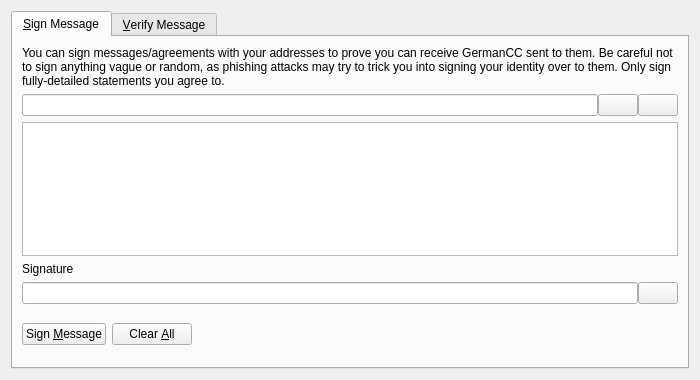
<?xml version="1.0" encoding="UTF-8"?>
<ui version="4.0">
 <class>SignVerifyMessageDialog</class>
 <widget class="QDialog" name="SignVerifyMessageDialog">
  <property name="geometry">
   <rect>
    <x>0</x>
    <y>0</y>
    <width>700</width>
    <height>380</height>
   </rect>
  </property>
  <property name="windowTitle">
   <string>Signatures - Sign / Verify a Message</string>
  </property>
  <property name="modal">
   <bool>true</bool>
  </property>
  <layout class="QVBoxLayout" name="verticalLayout">
   <item>
    <widget class="QTabWidget" name="tabWidget">
     <property name="currentIndex">
      <number>0</number>
     </property>
     <widget class="QWidget" name="tabSignMessage">
      <attribute name="title">
       <string>&amp;Sign Message</string>
      </attribute>
      <layout class="QVBoxLayout" name="verticalLayout_SM">
       <item>
        <widget class="QLabel" name="infoLabel_SM">
         <property name="text">
          <string>You can sign messages/agreements with your addresses to prove you can receive GermanCC sent to them. Be careful not to sign anything vague or random, as phishing attacks may try to trick you into signing your identity over to them. Only sign fully-detailed statements you agree to.</string>
         </property>
         <property name="textFormat">
          <enum>Qt::PlainText</enum>
         </property>
         <property name="wordWrap">
          <bool>true</bool>
         </property>
        </widget>
       </item>
       <item>
        <layout class="QHBoxLayout" name="horizontalLayout_1_SM">
         <property name="spacing">
          <number>0</number>
         </property>
         <item>
          <widget class="QValidatedLineEdit" name="addressIn_SM">
           <property name="toolTip">
            <string>The GermanCC address to sign the message with</string>
           </property>
          </widget>
         </item>
         <item>
          <widget class="QPushButton" name="addressBookButton_SM">
           <property name="toolTip">
            <string>Choose previously used address</string>
           </property>
           <property name="text">
            <string/>
           </property>
           <property name="shortcut">
            <string>Alt+A</string>
           </property>
           <property name="autoDefault">
            <bool>false</bool>
           </property>
          </widget>
         </item>
         <item>
          <widget class="QPushButton" name="pasteButton_SM">
           <property name="toolTip">
            <string>Paste address from clipboard</string>
           </property>
           <property name="text">
            <string/>
           </property>
           <property name="shortcut">
            <string>Alt+P</string>
           </property>
           <property name="autoDefault">
            <bool>false</bool>
           </property>
          </widget>
         </item>
        </layout>
       </item>
       <item>
        <widget class="QPlainTextEdit" name="messageIn_SM">
         <property name="toolTip">
          <string>Enter the message you want to sign here</string>
         </property>
        </widget>
       </item>
       <item>
        <widget class="QLabel" name="signatureLabel_SM">
         <property name="text">
          <string>Signature</string>
         </property>
         <property name="textFormat">
          <enum>Qt::PlainText</enum>
         </property>
        </widget>
       </item>
       <item>
        <layout class="QHBoxLayout" name="horizontalLayout_2_SM">
         <property name="spacing">
          <number>0</number>
         </property>
         <item>
          <widget class="QLineEdit" name="signatureOut_SM">
           <property name="font">
            <font>
             <italic>true</italic>
            </font>
           </property>
           <property name="readOnly">
            <bool>true</bool>
           </property>
          </widget>
         </item>
         <item>
          <widget class="QPushButton" name="copySignatureButton_SM">
           <property name="toolTip">
            <string>Copy the current signature to the system clipboard</string>
           </property>
           <property name="text">
            <string/>
           </property>
           <property name="autoDefault">
            <bool>false</bool>
           </property>
          </widget>
         </item>
        </layout>
       </item>
       <item>
        <layout class="QHBoxLayout" name="horizontalLayout_3_SM">
         <item>
          <widget class="QPushButton" name="signMessageButton_SM">
           <property name="toolTip">
            <string>Sign the message to prove you own this GermanCC address</string>
           </property>
           <property name="text">
            <string>Sign &amp;Message</string>
           </property>
           <property name="autoDefault">
            <bool>false</bool>
           </property>
          </widget>
         </item>
         <item>
          <widget class="QPushButton" name="clearButton_SM">
           <property name="toolTip">
            <string>Reset all sign message fields</string>
           </property>
           <property name="text">
            <string>Clear &amp;All</string>
           </property>
           <property name="autoDefault">
            <bool>false</bool>
           </property>
          </widget>
         </item>
         <item>
          <spacer name="horizontalSpacer_1_SM">
           <property name="orientation">
            <enum>Qt::Horizontal</enum>
           </property>
           <property name="sizeHint" stdset="0">
            <size>
             <width>40</width>
             <height>48</height>
            </size>
           </property>
          </spacer>
         </item>
         <item>
          <widget class="QLabel" name="statusLabel_SM">
           <property name="font">
            <font>
             <weight>75</weight>
             <bold>true</bold>
            </font>
           </property>
           <property name="text">
            <string/>
           </property>
           <property name="wordWrap">
            <bool>true</bool>
           </property>
          </widget>
         </item>
         <item>
          <spacer name="horizontalSpacer_2_SM">
           <property name="orientation">
            <enum>Qt::Horizontal</enum>
           </property>
           <property name="sizeHint" stdset="0">
            <size>
             <width>40</width>
             <height>48</height>
            </size>
           </property>
          </spacer>
         </item>
        </layout>
       </item>
      </layout>
     </widget>
     <widget class="QWidget" name="tabVerifyMessage">
      <attribute name="title">
       <string>&amp;Verify Message</string>
      </attribute>
      <layout class="QVBoxLayout" name="verticalLayout_VM">
       <item>
        <widget class="QLabel" name="infoLabel_VM">
         <property name="text">
          <string>Enter the receiver's address, message (ensure you copy line breaks, spaces, tabs, etc. exactly) and signature below to verify the message. Be careful not to read more into the signature than what is in the signed message itself, to avoid being tricked by a man-in-the-middle attack. Note that this only proves the signing party receives with the address, it cannot prove sendership of any transaction!</string>
         </property>
         <property name="textFormat">
          <enum>Qt::PlainText</enum>
         </property>
         <property name="alignment">
          <set>Qt::AlignLeading|Qt::AlignLeft|Qt::AlignTop</set>
         </property>
         <property name="wordWrap">
          <bool>true</bool>
         </property>
        </widget>
       </item>
       <item>
        <layout class="QHBoxLayout" name="horizontalLayout_1_VM">
         <property name="spacing">
          <number>0</number>
         </property>
         <item>
          <widget class="QValidatedLineEdit" name="addressIn_VM">
           <property name="toolTip">
            <string>The GermanCC address the message was signed with</string>
           </property>
          </widget>
         </item>
         <item>
          <widget class="QPushButton" name="addressBookButton_VM">
           <property name="toolTip">
            <string>Choose previously used address</string>
           </property>
           <property name="text">
            <string/>
           </property>
           <property name="shortcut">
            <string>Alt+A</string>
           </property>
           <property name="autoDefault">
            <bool>false</bool>
           </property>
          </widget>
         </item>
        </layout>
       </item>
       <item>
        <widget class="QPlainTextEdit" name="messageIn_VM"/>
       </item>
       <item>
        <widget class="QValidatedLineEdit" name="signatureIn_VM"/>
       </item>
       <item>
        <layout class="QHBoxLayout" name="horizontalLayout_2_VM">
         <item>
          <widget class="QPushButton" name="verifyMessageButton_VM">
           <property name="toolTip">
            <string>Verify the message to ensure it was signed with the specified GermanCC address</string>
           </property>
           <property name="text">
            <string>Verify &amp;Message</string>
           </property>
           <property name="autoDefault">
            <bool>false</bool>
           </property>
          </widget>
         </item>
         <item>
          <widget class="QPushButton" name="clearButton_VM">
           <property name="toolTip">
            <string>Reset all verify message fields</string>
           </property>
           <property name="text">
            <string>Clear &amp;All</string>
           </property>
           <property name="autoDefault">
            <bool>false</bool>
           </property>
          </widget>
         </item>
         <item>
          <spacer name="horizontalSpacer_1_VM">
           <property name="orientation">
            <enum>Qt::Horizontal</enum>
           </property>
           <property name="sizeHint" stdset="0">
            <size>
             <width>40</width>
             <height>48</height>
            </size>
           </property>
          </spacer>
         </item>
         <item>
          <widget class="QLabel" name="statusLabel_VM">
           <property name="font">
            <font>
             <weight>75</weight>
             <bold>true</bold>
            </font>
           </property>
           <property name="text">
            <string/>
           </property>
           <property name="wordWrap">
            <bool>true</bool>
           </property>
          </widget>
         </item>
         <item>
          <spacer name="horizontalSpacer_2_VM">
           <property name="orientation">
            <enum>Qt::Horizontal</enum>
           </property>
           <property name="sizeHint" stdset="0">
            <size>
             <width>40</width>
             <height>48</height>
            </size>
           </property>
          </spacer>
         </item>
        </layout>
       </item>
      </layout>
     </widget>
    </widget>
   </item>
  </layout>
 </widget>
 <customwidgets>
  <customwidget>
   <class>QValidatedLineEdit</class>
   <extends>QLineEdit</extends>
   <header>qvalidatedlineedit.h</header>
  </customwidget>
 </customwidgets>
 <resources>
  <include location="../germancc.qrc"/>
 </resources>
 <connections/>
</ui>
